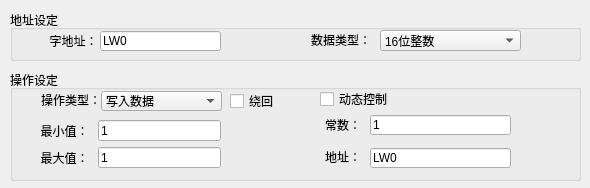
<?xml version="1.0" encoding="UTF-8"?>
<ui version="4.0">
 <class>WordWidget</class>
 <widget class="QWidget" name="WordWidget">
  <property name="geometry">
   <rect>
    <x>0</x>
    <y>0</y>
    <width>590</width>
    <height>188</height>
   </rect>
  </property>
  <property name="windowTitle">
   <string>Form</string>
  </property>
  <widget class="QGroupBox" name="groupBox_addr">
   <property name="geometry">
    <rect>
     <x>10</x>
     <y>10</y>
     <width>571</width>
     <height>51</height>
    </rect>
   </property>
   <property name="title">
    <string>地址设定</string>
   </property>
   <widget class="QLineEdit" name="edit_operatingAddr">
    <property name="geometry">
     <rect>
      <x>90</x>
      <y>21</y>
      <width>121</width>
      <height>20</height>
     </rect>
    </property>
    <property name="text">
     <string>LW0</string>
    </property>
   </widget>
   <widget class="QLabel" name="label">
    <property name="geometry">
     <rect>
      <x>10</x>
      <y>21</y>
      <width>81</width>
      <height>20</height>
     </rect>
    </property>
    <property name="text">
     <string>字地址： </string>
    </property>
    <property name="alignment">
     <set>Qt::AlignRight|Qt::AlignTrailing|Qt::AlignVCenter</set>
    </property>
   </widget>
   <widget class="QLabel" name="label_4">
    <property name="geometry">
     <rect>
      <x>290</x>
      <y>20</y>
      <width>71</width>
      <height>20</height>
     </rect>
    </property>
    <property name="text">
     <string>数据类型：</string>
    </property>
    <property name="alignment">
     <set>Qt::AlignRight|Qt::AlignTrailing|Qt::AlignVCenter</set>
    </property>
   </widget>
   <widget class="QComboBox" name="comboBox_dataType">
    <property name="geometry">
     <rect>
      <x>370</x>
      <y>20</y>
      <width>141</width>
      <height>21</height>
     </rect>
    </property>
    <item>
     <property name="text">
      <string>16位整数</string>
     </property>
    </item>
    <item>
     <property name="text">
      <string>32位整数</string>
     </property>
    </item>
    <item>
     <property name="text">
      <string>16位正整数</string>
     </property>
    </item>
    <item>
     <property name="text">
      <string>32位正整数</string>
     </property>
    </item>
    <item>
     <property name="text">
      <string>16位BCD码</string>
     </property>
    </item>
    <item>
     <property name="text">
      <string>32位BCD码</string>
     </property>
    </item>
    <item>
     <property name="text">
      <string>32位浮点数</string>
     </property>
    </item>
   </widget>
   <widget class="QPushButton" name="btn_wordAddr">
    <property name="geometry">
     <rect>
      <x>211</x>
      <y>20</y>
      <width>20</width>
      <height>21</height>
     </rect>
    </property>
    <property name="text">
     <string/>
    </property>
    <property name="icon">
     <iconset resource="../../../resourse.qrc">
      <normaloff>:/addressintput/images/address.bmp</normaloff>:/addressintput/images/address.bmp</iconset>
    </property>
    <property name="flat">
     <bool>true</bool>
    </property>
   </widget>
  </widget>
  <widget class="QGroupBox" name="groupBox_touch">
   <property name="geometry">
    <rect>
     <x>10</x>
     <y>70</y>
     <width>571</width>
     <height>111</height>
    </rect>
   </property>
   <property name="title">
    <string>操作设定</string>
   </property>
   <widget class="QComboBox" name="comboBox_operateType">
    <property name="geometry">
     <rect>
      <x>91</x>
      <y>21</y>
      <width>121</width>
      <height>20</height>
     </rect>
    </property>
    <item>
     <property name="text">
      <string>写入数据</string>
     </property>
    </item>
    <item>
     <property name="text">
      <string>数值加</string>
     </property>
    </item>
    <item>
     <property name="text">
      <string>数值减</string>
     </property>
    </item>
    <item>
     <property name="text">
      <string>连续加</string>
     </property>
    </item>
    <item>
     <property name="text">
      <string>连续减</string>
     </property>
    </item>
   </widget>
   <widget class="QLabel" name="label_2">
    <property name="geometry">
     <rect>
      <x>10</x>
      <y>20</y>
      <width>81</width>
      <height>20</height>
     </rect>
    </property>
    <property name="text">
     <string>操作类型：</string>
    </property>
    <property name="alignment">
     <set>Qt::AlignRight|Qt::AlignTrailing|Qt::AlignVCenter</set>
    </property>
   </widget>
   <widget class="QLabel" name="label_5">
    <property name="geometry">
     <rect>
      <x>280</x>
      <y>45</y>
      <width>71</width>
      <height>20</height>
     </rect>
    </property>
    <property name="text">
     <string>常数：</string>
    </property>
    <property name="alignment">
     <set>Qt::AlignRight|Qt::AlignTrailing|Qt::AlignVCenter</set>
    </property>
   </widget>
   <widget class="QLineEdit" name="edit_value">
    <property name="geometry">
     <rect>
      <x>360</x>
      <y>45</y>
      <width>141</width>
      <height>20</height>
     </rect>
    </property>
    <property name="text">
     <string>1</string>
    </property>
   </widget>
   <widget class="QCheckBox" name="check_cycle">
    <property name="geometry">
     <rect>
      <x>220</x>
      <y>23</y>
      <width>71</width>
      <height>16</height>
     </rect>
    </property>
    <property name="text">
     <string>绕回</string>
    </property>
   </widget>
   <widget class="QWidget" name="layoutWidget">
    <property name="geometry">
     <rect>
      <x>30</x>
      <y>50</y>
      <width>181</width>
      <height>48</height>
     </rect>
    </property>
    <layout class="QGridLayout" name="gridLayout">
     <item row="0" column="0">
      <widget class="QLabel" name="label_6">
       <property name="text">
        <string>最小值： </string>
       </property>
       <property name="alignment">
        <set>Qt::AlignRight|Qt::AlignTrailing|Qt::AlignVCenter</set>
       </property>
      </widget>
     </item>
     <item row="0" column="1">
      <widget class="QLineEdit" name="edit_min">
       <property name="text">
        <string>1</string>
       </property>
      </widget>
     </item>
     <item row="1" column="0">
      <widget class="QLabel" name="label_7">
       <property name="text">
        <string>最大值： </string>
       </property>
       <property name="alignment">
        <set>Qt::AlignRight|Qt::AlignTrailing|Qt::AlignVCenter</set>
       </property>
      </widget>
     </item>
     <item row="1" column="1">
      <widget class="QLineEdit" name="edit_max">
       <property name="text">
        <string>1</string>
       </property>
      </widget>
     </item>
    </layout>
   </widget>
   <widget class="QPushButton" name="btn_wordAddr_const">
    <property name="geometry">
     <rect>
      <x>499</x>
      <y>76</y>
      <width>21</width>
      <height>23</height>
     </rect>
    </property>
    <property name="text">
     <string/>
    </property>
    <property name="icon">
     <iconset resource="../../../resourse.qrc">
      <normaloff>:/addressintput/images/address.bmp</normaloff>:/addressintput/images/address.bmp</iconset>
    </property>
    <property name="flat">
     <bool>true</bool>
    </property>
   </widget>
   <widget class="QCheckBox" name="check_const">
    <property name="geometry">
     <rect>
      <x>310</x>
      <y>19</y>
      <width>91</width>
      <height>20</height>
     </rect>
    </property>
    <property name="text">
     <string>动态控制</string>
    </property>
   </widget>
   <widget class="QLineEdit" name="edit_const">
    <property name="geometry">
     <rect>
      <x>360</x>
      <y>78</y>
      <width>141</width>
      <height>20</height>
     </rect>
    </property>
    <property name="text">
     <string>LW0</string>
    </property>
   </widget>
   <widget class="QLabel" name="label_8">
    <property name="geometry">
     <rect>
      <x>280</x>
      <y>77</y>
      <width>71</width>
      <height>20</height>
     </rect>
    </property>
    <property name="text">
     <string>地址：</string>
    </property>
    <property name="alignment">
     <set>Qt::AlignRight|Qt::AlignTrailing|Qt::AlignVCenter</set>
    </property>
   </widget>
  </widget>
 </widget>
 <resources>
  <include location="../../../resourse.qrc"/>
 </resources>
 <connections/>
</ui>
